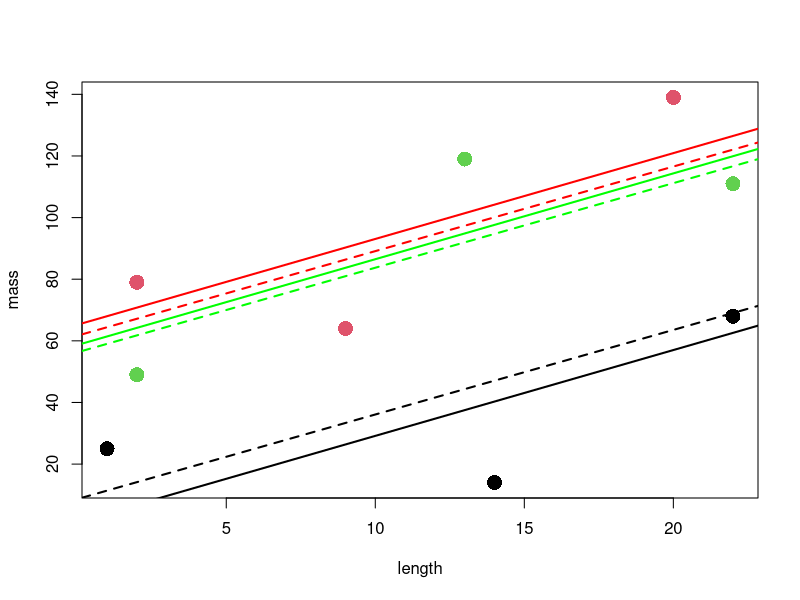

Write the R code that produced this figure.
mass <- c(25, 14, 68, 79, 64, 139, 49, 119, 111)
pop <- factor(c(1,1,1,2,2,2,3,3,3))
length <- c(1,14,22,2,9,20,2,13,22)

lm <- lm(mass ~ pop-1 + length)
library(lme4)
lmm <- lmer(mass ~ length + (1|pop))

plot(length, mass, col=as.integer(pop), pch = 16, cex = 2)
abline(lm$coef[1], lm$coef[4], col = "black", lwd = 2)
abline(lm$coef[2], lm$coef[4], col = "red", lwd = 2)
abline(lm$coef[3], lm$coef[4], col = "green", lwd = 2)
abline(fixef(lmm)[1] + ranef(lmm)[[1]][1,], fixef(lmm)[2], col = "black", lwd = 2, lty = 2)
abline(fixef(lmm)[1] + ranef(lmm)[[1]][2,], fixef(lmm)[2], col = "red", lwd = 2, lty = 2)
abline(fixef(lmm)[1] + ranef(lmm)[[1]][3,], fixef(lmm)[2], col = "green", lwd = 2, lty = 2)

